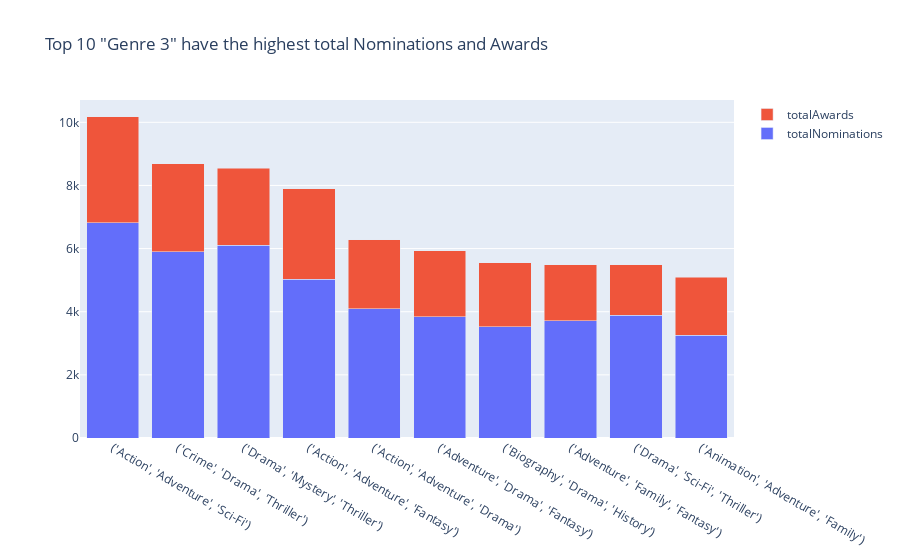

Notebook cell for this chart:
### Code cell
fig = go.Figure(data=[
    go.Bar(name='totalNominations', x=tan_genre3.index, y=tan_genre3['totalNominations']),
    go.Bar(name='totalAwards', x=tan_genre3.index, y=tan_genre3['totalAwards'])
   
])

fig.update_layout(barmode='stack', title='Top 10 "Genre 3" have the highest total Nominations and Awards')

# Hiển thị biểu đồ
fig.show()

### Figure 1 — Plotly figure (JSON) as saved in the notebook; plotly's stock layout.template omitted (floating-point values rounded to 4 significant figures)
{"data": [{"name": "totalNominations", "type": "bar", "x": ["('Action', 'Adventure', 'Sci-Fi')", "('Crime', 'Drama', 'Thriller')", "('Drama', 'Mystery', 'Thriller')", "('Action', 'Adventure', 'Fantasy')", "('Action', 'Adventure', 'Drama')", "('Adventure', 'Drama', 'Fantasy')", "('Biography', 'Drama', 'History')", "('Adventure', 'Family', 'Fantasy')", "('Drama', 'Sci-Fi', 'Thriller')", "('Animation', 'Adventure', 'Family')"], "y": [6823, 5892, 6110, 5028, 4090, 3844, 3531, 3711, 3892, 3256]}, {"name": "totalAwards", "type": "bar", "x": ["('Action', 'Adventure', 'Sci-Fi')", "('Crime', 'Drama', 'Thriller')", "('Drama', 'Mystery', 'Thriller')", "('Action', 'Adventure', 'Fantasy')", "('Action', 'Adventure', 'Drama')", "('Adventure', 'Drama', 'Fantasy')", "('Biography', 'Drama', 'History')", "('Adventure', 'Family', 'Fantasy')", "('Drama', 'Sci-Fi', 'Thriller')", "('Animation', 'Adventure', 'Family')"], "y": [3348, 2793, 2438, 2862, 2190, 2080, 2015, 1783, 1592, 1831]}], "layout": {"barmode": "stack", "title": {"text": "Top 10 \"Genre 3\" have the highest total Nominations and Awards"}}}
